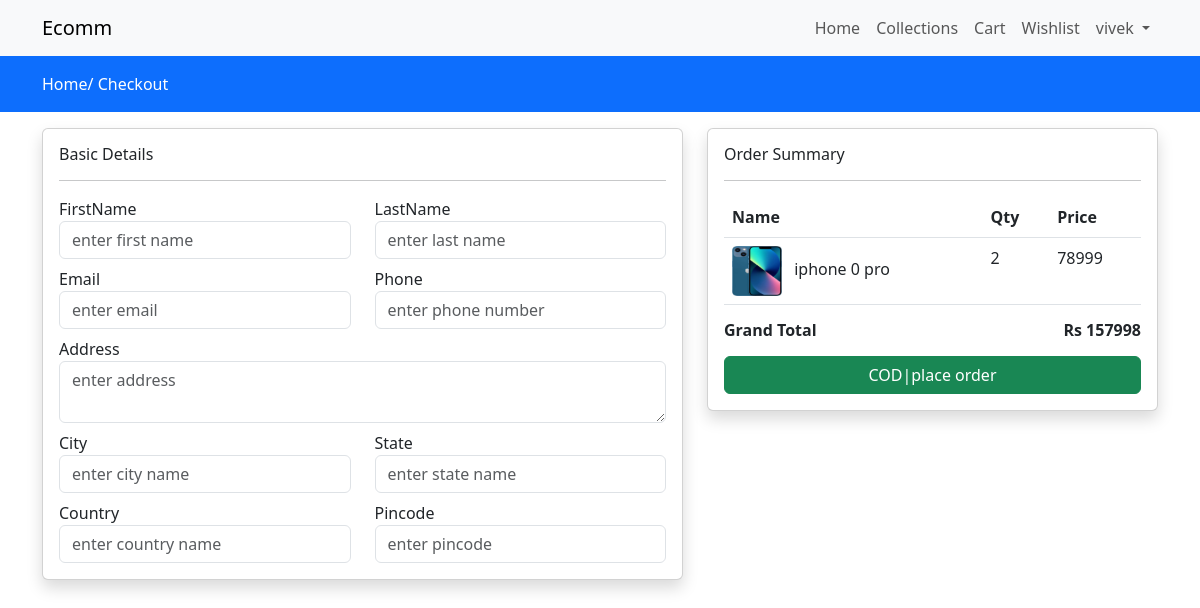
Screenshot of /checkout/ (signed in) with the database file from the repository.
### store/models.py (models this page shows, shortened)
class Cart(models.Model):
    user = models.ForeignKey(User,on_delete=models.CASCADE)
    product = models.ForeignKey(Product,on_delete=models.CASCADE)
    product_qty = models.IntegerField(null=False,blank=False)
    created_at = models.DateTimeField(auto_now_add=True)

class Product(models.Model):
    category = models.ForeignKey(Category,on_delete=models.CASCADE)
    slug = models.CharField(max_length=150,null=False,blank=False)
    name = models.CharField(max_length=150,null=False,blank=False)
    product_image = models.ImageField(upload_to=get_file_path,null=True,blank=True)
    small_description = models.CharField(max_length=250,null=False,blank=False)
    quantity = models.IntegerField(null=False,blank=False)
    description = models.TextField(max_length=500,null=False,blank=False)
    original_price = models.FloatField(null=False,blank=False)
    selling_price = models.FloatField(null=False,blank=False)
    status = models.BooleanField(default=False,help_text="0=default 1=Hidden")
    trending = models.BooleanField(default=False,help_text="0=default 1=Trending")
    tag = models.CharField(max_length=150,null=False,blank=False)
    meta_title = models.CharField(max_length=150,null=False,blank=False)
    meta_keywords = models.CharField(max_length=150,null=False,blank=False)
    meta_description = models.TextField(max_length=500,null=False,blank=False)

### store/controller/checkout.py (the view)
# urls.py: path('checkout/',checkout.index,name='checkout'),
def index(request):
    rawcart = Cart.objects.filter(user = request.user)
    for item in rawcart:
        if item.product_qty > item.product.quantity:
            Cart.objects.delete(id=item.id)
    cartitems = Cart.objects.filter(user = request.user)
    total_price = 0
    for item in cartitems:
        total_price = total_price + item.product.selling_price * item.product_qty
    context = {'cartitems':cartitems,'total_price':total_price}
    return render(request,'store/checkout.html',context)

### store/templates/store/checkout.html (shortened to what this page needs)
{% extends 'store/main.html' %}
{% block content %}
<div class="py-3 bg-primary">
    <div class="container">
        <a class="text-white" href="{% url 'home' %}">Home/</a>
        <a class="text-white" href="{% url 'checkout' %}">Checkout</a>
    </div>
</div>
<div class="container mt-3">
    <form action="{% url 'placeorder' %}" method="POST">
    <div class="row">
        <div class="col-md-7 ">
            <div class="card shadow">
                <div class="card-body">
                    <h6>Basic Details</h6>
                    <hr>
                    <div class="row">
                        <div class="col-md-6">
                            <label>FirstName</label>
                            <input type="text" required class="form-control" name="fname" placeholder="enter first name">
                        </div>
                        <div class="col-md-6">
                            <label>LastName</label>
                            <input type="text" required class="form-control" name="lname" placeholder="enter last name">
                        </div>
                        <div class="col-md-6 mt-2">
                            <label>Email</label>
                            <input type="email" required class="form-control" name="email" placeholder="enter email">
                        </div>
                        <div class="col-md-6 mt-2">
                            <label>Phone</label>
                            <input type="text" required class="form-control" name="phone" placeholder="enter phone number">
                        </div>
                        <div class="col-md-12 mt-2">
                            <label>Address</label>
                            <textarea type="text" required class="form-control" name="address" placeholder="enter address"></textarea>
                        </div>
                        <div class="col-md-6 mt-2">
                            <label>City</label>
                            <input type="text" required class="form-control" name="city" placeholder="enter city name">
                        </div>
                        <div class="col-md-6 mt-2">
                            <label>State</label>
                            <input type="text" required class="form-control" name="state" placeholder="enter state name">
                        </div>
                        <div class="col-md-6 mt-2">
                            <label>Country</label>
                            <input type="text" required class="form-control" name="country" placeholder="enter country name">
                        </div>
                        <div class="col-md-6 mt-2">
                            <label>Pincode</label>
                            <input type="text" required class="form-control" name="pincode" placeholder="enter pincode">
                        </div>
                    </div>
                </div>
            </div>
        </div>
        <div class="col-md-5">
            <div class="card shadow">
                <div class="card-body">
                    <h6>Order Summary</h6>
                    <hr>
                    {% if cartitems %}
                    <table class="table">
                        <thead>
                            <tr>
                                <th>Name</th>
                                <th>Qty</th>
                                <th>Price</th>
                            </tr>
                        </thead>
                        <tbody>
                            {% for item in cartitems  %}
                            <tr>
                                <td>
                                    <img src="{{item.product.product_image.url}}" height="50px" class="me-2" width="50px" >
                                    {{item.product.name}}</td>
                                <td>{{item.product_qty}}</td>
                                <td>{{item.product.selling_price | stringformat:'d'}}</td>
                            </tr>
                            {% endfor %}
                        </tbody>
                    </table>
                    <h6 class="fw-bold">Grand Total
                        <span class="float-end">Rs {{total_price| stringformat:'d'}}</span>
                    </h6>
                    <div class="mt-3">
                    <button type="submit" class="btn btn-success w-100">COD|place order</button>
                    </div>
                    {% else %}
                    <h4>Your cart is empty</h4>
                    {% endif %}
                </div>
            </div>
        </div>
    </div>
</form>
</div>
{% endblock content %}

### store/templates/store/navbar.html (shortened to what this page needs)
<nav class="navbar navbar-expand-lg bg-body-tertiary">
    <div class="container">
      <a class="navbar-brand" href="#">Ecomm</a>
      <div class="collapse navbar-collapse " id="navbarNav">
        <ul class="navbar-nav ms-auto">
          <li class="nav-item">
            <a class="nav-link {% if request.resolver_match.url_name == 'home' %}active{% endif %}" aria-current="page" href="{% url 'home' %}">Home</a>
          </li>
          <li class="nav-item">
            <a class="nav-link {% if request.resolver_match.url_name == 'collections' %}active{% endif %}" href="{% url 'collections' %}">Collections</a>
          </li>
          <li class="nav-item">
            <a class="nav-link {% if request.resolver_match.url_name == 'cart' %}active{% endif %}" aria-current="page" href="{% url 'cart' %}">Cart</a>
          </li>
          <li class="nav-item">
            <a class="nav-link {% if request.resolver_match.url_name == 'wishlist' %}active{% endif %}" aria-current="page" href="{% url 'wishlist' %}">Wishlist</a>
          </li>
          {% if request.user.is_authenticated %}
          <li class="nav-item dropdown">
            <a class="nav-link dropdown-toggle" href="#" role="button" data-bs-toggle="dropdown" aria-expanded="false">
              {{request.user}}
            </a>
          </li>
          {% endif %}
        </ul>
      </div>
    </div>
  </nav>

### store/templates/store/main.html (style rules this page uses)
a { text-decoration:none; }

### rows the page displays
Cart: product.product_image (picture), product.name "iphone 0 pro", product_qty "2", product.selling_price "78999"

### other values shown
{{ request.user }} "vivek"
{{ total_price| stringformat:'d' }} "157998"
